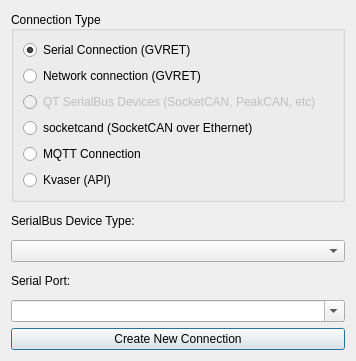
<?xml version="1.0" encoding="UTF-8"?>
<ui version="4.0">
 <class>NewConnectionDialog</class>
 <widget class="QDialog" name="NewConnectionDialog">
  <property name="geometry">
   <rect>
    <x>0</x>
    <y>0</y>
    <width>356</width>
    <height>361</height>
   </rect>
  </property>
  <property name="windowTitle">
   <string>New Connection</string>
  </property>
  <layout class="QVBoxLayout" name="verticalLayout">
   <item>
    <widget class="QGroupBox" name="gbType">
     <property name="title">
      <string>Connection Type</string>
     </property>
     <property name="alignment">
      <set>Qt::AlignLeading|Qt::AlignLeft|Qt::AlignVCenter</set>
     </property>
     <layout class="QGridLayout" name="gridLayout">
      <item row="1" column="0">
       <widget class="QRadioButton" name="rbRemote">
        <property name="text">
         <string>Network connection (GVRET)</string>
        </property>
       </widget>
      </item>
      <item row="2" column="0">
       <widget class="QRadioButton" name="rbSocketCAN">
        <property name="enabled">
         <bool>false</bool>
        </property>
        <property name="text">
         <string>QT SerialBus Devices (SocketCAN, PeakCAN, etc)</string>
        </property>
       </widget>
      </item>
      <item row="3" column="0">
       <widget class="QRadioButton" name="rbKayak">
        <property name="text">
         <string>socketcand (SocketCAN over Ethernet)</string>
        </property>
       </widget>
      </item>
      <item row="0" column="0">
       <widget class="QRadioButton" name="rbGVRET">
        <property name="text">
         <string>Serial Connection (GVRET)</string>
        </property>
        <property name="checked">
         <bool>true</bool>
        </property>
       </widget>
      </item>
      <item row="4" column="0">
       <widget class="QRadioButton" name="rbMQTT">
        <property name="text">
         <string>MQTT Connection</string>
        </property>
       </widget>
      </item>
      <item row="5" column="0">
       <widget class="QRadioButton" name="rbKvaserApi">
        <property name="text">
         <string>Kvaser (API)</string>
        </property>
       </widget>
      </item>
     </layout>
    </widget>
   </item>
   <item>
    <widget class="QLabel" name="lblDeviceType">
     <property name="text">
      <string>SerialBus Device Type:</string>
     </property>
    </widget>
   </item>
   <item>
    <widget class="QComboBox" name="cbDeviceType"/>
   </item>
   <item>
    <widget class="QLabel" name="lPort">
     <property name="sizePolicy">
      <sizepolicy hsizetype="Minimum" vsizetype="Minimum">
       <horstretch>0</horstretch>
       <verstretch>0</verstretch>
      </sizepolicy>
     </property>
     <property name="text">
      <string>Serial Port:</string>
     </property>
    </widget>
   </item>
   <item>
    <widget class="QComboBox" name="cbPort">
     <property name="sizePolicy">
      <sizepolicy hsizetype="Expanding" vsizetype="Fixed">
       <horstretch>0</horstretch>
       <verstretch>0</verstretch>
      </sizepolicy>
     </property>
     <property name="maximumSize">
      <size>
       <width>341</width>
       <height>16777215</height>
      </size>
     </property>
     <property name="editable">
      <bool>true</bool>
     </property>
    </widget>
   </item>
   <item>
    <widget class="QPushButton" name="btnOK">
     <property name="text">
      <string>Create New Connection</string>
     </property>
    </widget>
   </item>
  </layout>
 </widget>
 <resources/>
 <connections/>
</ui>
